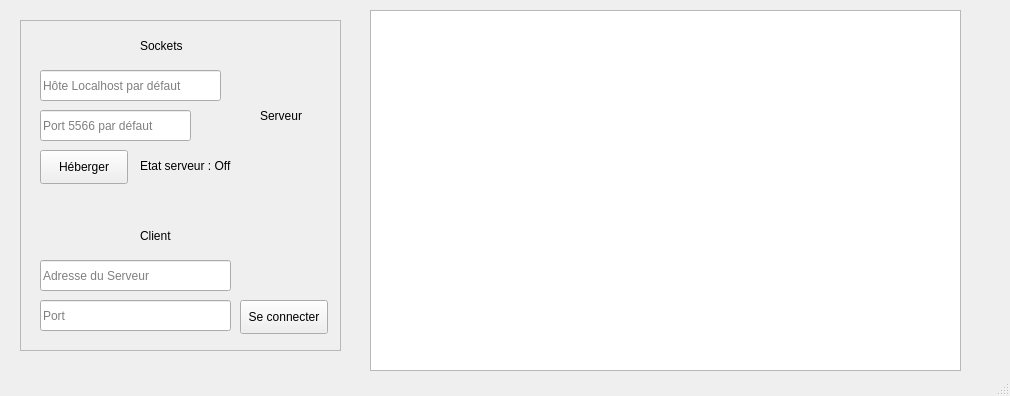
<?xml version="1.0" encoding="UTF-8"?>
<ui version="4.0">
 <class>MainWindow</class>
 <widget class="QMainWindow" name="MainWindow">
  <property name="geometry">
   <rect>
    <x>0</x>
    <y>0</y>
    <width>1010</width>
    <height>396</height>
   </rect>
  </property>
  <property name="windowTitle">
   <string>Host/Client Project</string>
  </property>
  <widget class="QWidget" name="centralwidget">
   <widget class="QFrame" name="frame">
    <property name="geometry">
     <rect>
      <x>20</x>
      <y>20</y>
      <width>321</width>
      <height>331</height>
     </rect>
    </property>
    <property name="frameShape">
     <enum>QFrame::StyledPanel</enum>
    </property>
    <property name="frameShadow">
     <enum>QFrame::Raised</enum>
    </property>
    <widget class="QLabel" name="label1_2">
     <property name="geometry">
      <rect>
       <x>120</x>
       <y>10</y>
       <width>61</width>
       <height>31</height>
      </rect>
     </property>
     <property name="text">
      <string>Sockets</string>
     </property>
    </widget>
    <widget class="QPushButton" name="pushButton">
     <property name="geometry">
      <rect>
       <x>220</x>
       <y>280</y>
       <width>88</width>
       <height>34</height>
      </rect>
     </property>
     <property name="text">
      <string>Se connecter</string>
     </property>
    </widget>
    <widget class="QLineEdit" name="lineEdit_2">
     <property name="geometry">
      <rect>
       <x>20</x>
       <y>240</y>
       <width>191</width>
       <height>31</height>
      </rect>
     </property>
     <property name="placeholderText">
      <string>Adresse du Serveur</string>
     </property>
    </widget>
    <widget class="QLineEdit" name="lineEdit_4">
     <property name="geometry">
      <rect>
       <x>20</x>
       <y>90</y>
       <width>151</width>
       <height>31</height>
      </rect>
     </property>
     <property name="text">
      <string/>
     </property>
     <property name="placeholderText">
      <string>Port 5566 par défaut</string>
     </property>
    </widget>
    <widget class="QLineEdit" name="lineEdit_6">
     <property name="geometry">
      <rect>
       <x>20</x>
       <y>50</y>
       <width>181</width>
       <height>31</height>
      </rect>
     </property>
     <property name="text">
      <string/>
     </property>
     <property name="placeholderText">
      <string>Hôte Localhost par défaut</string>
     </property>
    </widget>
    <widget class="QPushButton" name="pushButton_2">
     <property name="geometry">
      <rect>
       <x>20</x>
       <y>130</y>
       <width>88</width>
       <height>34</height>
      </rect>
     </property>
     <property name="text">
      <string>Héberger</string>
     </property>
    </widget>
    <widget class="QLabel" name="label1_3">
     <property name="geometry">
      <rect>
       <x>240</x>
       <y>80</y>
       <width>61</width>
       <height>31</height>
      </rect>
     </property>
     <property name="text">
      <string>Serveur</string>
     </property>
    </widget>
    <widget class="QLabel" name="label1_4">
     <property name="geometry">
      <rect>
       <x>120</x>
       <y>200</y>
       <width>61</width>
       <height>31</height>
      </rect>
     </property>
     <property name="text">
      <string>Client</string>
     </property>
    </widget>
    <widget class="QLabel" name="label1">
     <property name="geometry">
      <rect>
       <x>120</x>
       <y>130</y>
       <width>111</width>
       <height>31</height>
      </rect>
     </property>
     <property name="text">
      <string>Etat serveur : Off</string>
     </property>
    </widget>
    <widget class="QLineEdit" name="lineEdit_17">
     <property name="geometry">
      <rect>
       <x>20</x>
       <y>280</y>
       <width>191</width>
       <height>31</height>
      </rect>
     </property>
     <property name="placeholderText">
      <string>Port</string>
     </property>
    </widget>
   </widget>
   <widget class="QPlainTextEdit" name="plainTextEdit">
    <property name="geometry">
     <rect>
      <x>370</x>
      <y>10</y>
      <width>591</width>
      <height>361</height>
     </rect>
    </property>
   </widget>
  </widget>
  <widget class="QStatusBar" name="statusbar"/>
  <action name="actionBackBone">
   <property name="text">
    <string>BackBone</string>
   </property>
  </action>
  <action name="actionVue_Compl_te">
   <property name="text">
    <string>Vue Complète</string>
   </property>
  </action>
  <action name="actionADD">
   <property name="text">
    <string>ADD</string>
   </property>
  </action>
  <action name="actionNetwork_csv">
   <property name="text">
    <string>Network.csv</string>
   </property>
  </action>
 </widget>
 <resources/>
 <connections/>
</ui>
